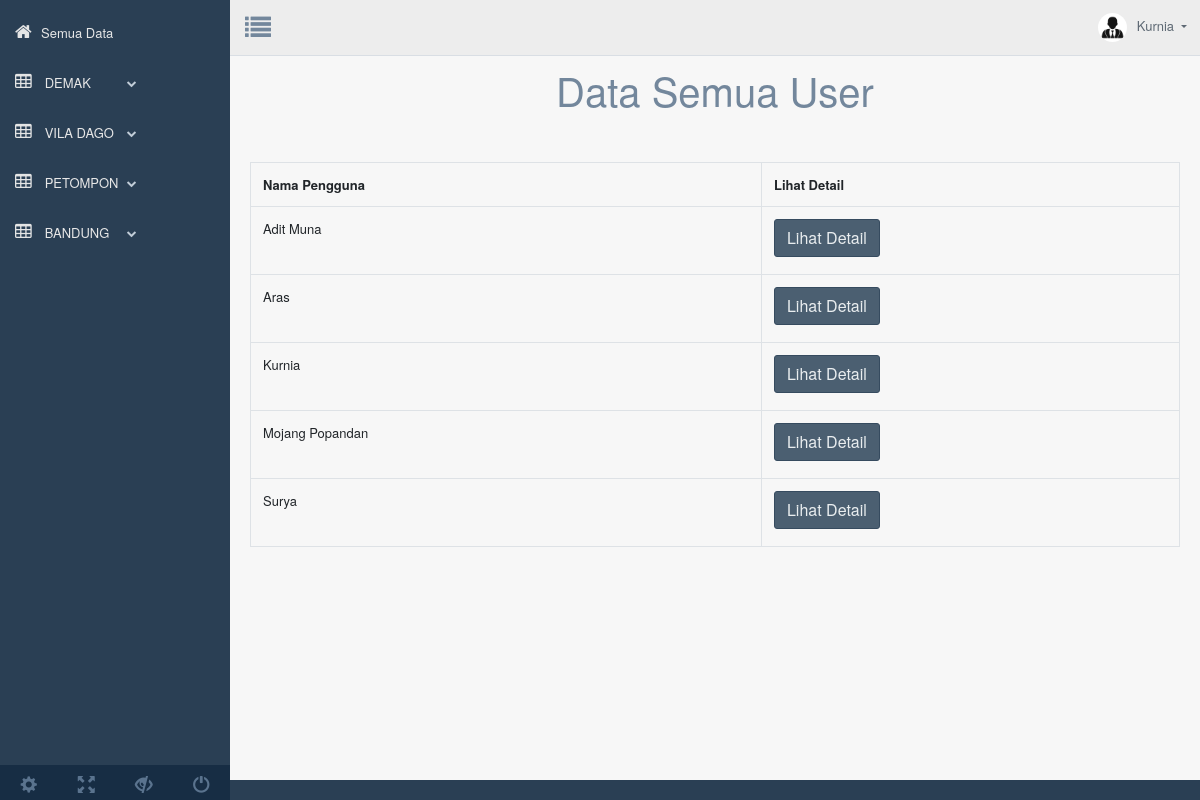
The page /web_page/index_data.php?page=monitoring_user (signed in) on the database its author committed.
### tables this page shows
CREATE TABLE `users` (
  `user_id` bigint(20) NOT NULL,
  `nama_lengkap` text NOT NULL,
  `email` varchar(100) NOT NULL,
  `password` varchar(255) NOT NULL,
  `bank` varchar(255) DEFAULT NULL,
  `no_akun` text DEFAULT NULL,
  `nm_akun` varchar(255) DEFAULT NULL,
  `ovo` text DEFAULT NULL,
  `gopay` text DEFAULT NULL,
  `dana` text DEFAULT NULL,
  `date` timestamp NOT NULL DEFAULT current_timestamp() ON UPDATE current_timestamp()
);

### web_page/functions.php (called while the page is built, shortened)
<?php
function check_login($con)
{
	if(isset($_SESSION['user_id']))
	{
		$id = $_SESSION['user_id'];
		$query = "select * from users where user_id = '$id' limit 1";
		$result = mysqli_query($con,$query);
		if($result && mysqli_num_rows($result) > 0)
		{
			$user_data = mysqli_fetch_assoc($result);
			return $user_data;
		}
	}
	die;
}

### web_page/monitoring/monitor_user.php (the view, shortened to what this page needs)
<?php
  include '../konek_login.php';
?>
<!DOCTYPE html>
<html>
 <head>
 </head>
 <body>
  <div class="container">
   <h1 align="center">Data Semua User</h1>
   <br />
   <div class="table-responsive">
    <div align="right">
    <br />
    <div id="employee_table">
     <table class="table table-bordered">
      <tr>
       <th width="3%">Nama Pengguna</th>
       <th width="2%">Lihat Detail</th>
      </tr>
      <?php
        $sql = mysqli_query($con, "SELECT * FROM `users` ORDER BY `nama_lengkap` ASC") or die(mysqli_error($con));
        if (mysqli_num_rows($sql) > 0){
          $no = 1;
          while($data = mysqli_fetch_assoc($sql)){
            echo '
              <tr>
                <td>'.$data['nama_lengkap'].'</td>
                <td>
                  <input type="button" name="view" value="Lihat Detail" data-toggle="modal" data-target="#add_data_Modal'.$no.'" class="btn btn-dark btn-xs view_data" />
                </td>
              </tr>
            ';
            $no++;
            }
        }
      ?>
     </table>
    </div>
   </div>
  </div>
 </body>
</html>

### web_page/index_data.php (shortened to what this page needs)
<?php
	include("konek_login.php");
	include("functions.php");
	$user_data = check_login($con);
?>
<!DOCTYPE html>
<html lang="en">
  <head>
    <link href="assets/bootstrap/dist/css/bootstrap.min.css" rel="stylesheet">
    <link href="assets/font-awesome/css/font-awesome.min.css" rel="stylesheet">
    <link href="assets/nprogress/nprogress.css" rel="stylesheet">
    <link href="assets/iCheck/skins/flat/green.css" rel="stylesheet">
    <link href="assets/bootstrap-progressbar/css/bootstrap-progressbar-3.3.4.min.css" rel="stylesheet">
    <link href="assets/css/custom.min.css" rel="stylesheet">
  </head>
  <body class="nav-md">
    <div class="container body">
      <div class="main_container">
        <div class="col-md-3 left_col">
          <div class="left_col scroll-view">
            <div class="navbar nav_title" style="border: 0;">
              <div id="sidebar-menu" class="main_menu_side hidden-print main_menu">
                <div class="menu_section">
                  <ul class="nav side-menu">
                    <li>
                    <a href="index_data.php?page=tmp_utama"><i class="fa fa-home"></i>Semua Data<span class="fa fa-chevron"></span></a>
                    </li>
                    <li><a href="#"><i class="fa fa-table"></i> DEMAK <span class="fa fa-chevron-down"></span></a>
                    </li>
                    <li><a href="#"><i class="fa fa-table"></i> VILA DAGO <span class="fa fa-chevron-down"></span></a>
                    </li>
                    <li><a href="#"><i class="fa fa-table"></i> PETOMPON <span class="fa fa-chevron-down"></span></a>
                    </li>
                    <li><a href="#"><i class="fa fa-table"></i> BANDUNG <span class="fa fa-chevron-down"></span></a>
                    </li>
                  </ul>
                </div>
              </div>
            </div>
            <br />
            <div class="sidebar-footer hidden-small">
              <a data-toggle="tooltip" data-placement="top" title="Settings" href="#">
                <span class="glyphicon glyphicon-cog" aria-hidden="true"></span>
              </a>
              <a data-toggle="tooltip" data-placement="top" title="FullScreen" href="#">
                <span class="glyphicon glyphicon-fullscreen" aria-hidden="true"></span>
              </a>
              <a data-toggle="tooltip" data-placement="top" title="Lock" href="#">
                <span class="glyphicon glyphicon-eye-close" aria-hidden="true"></span>
              </a>
              <a data-toggle="tooltip" data-placement="top" title="Logout" href="#">
                <span class="glyphicon glyphicon-off" aria-hidden="true"></span>
              </a>
            </div>
          </div>
        </div>
        <div class="top_nav">
          <div class="nav_menu">
              <div class="nav toggle">
                <a id="menu_toggle"><i class="fa fa-list"></i></a>
              </div>
              <nav class="nav navbar-nav">
              <ul class=" navbar-right">
                <li class="nav-item dropdown open" >
                  <a href="#" class="user-profile dropdown-toggle" aria-haspopup="true" id="navbarDropdown" data-toggle="dropdown" aria-expanded="false">
                    <img src='assets/images/ft_profile.jpg'><?php echo $user_data['nama_lengkap'];?>
                  </a>
                </li>
              </ul>
            </nav>
          </div>
        </div>
        <div class="right_col" role="main">
      <?php
      $queries = array();
      parse_str($_SERVER['QUERY_STRING'], $queries);
      switch ($queries['page']) {
        case 'monitoring_user':
          include 'monitoring/monitor_user.php';
          break;
        }
        ?>
        </div>
      </div>
    </div>
  </body>
</html>

### rows shown on the page
users: nama_lengkap "Kurnia"
users: nama_lengkap "Adit Muna"
users: nama_lengkap "Aras"
users: nama_lengkap "Mojang Popandan"
users: nama_lengkap "Surya"
